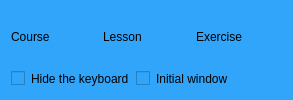
     <widget class="QWidget" name="widget_whis_settings" native="true">
      <property name="enabled">
       <bool>true</bool>
      </property>
      <property name="styleSheet">
       <string notr="true">background-color: rgb(48, 165, 249);
 border-radius: 10px;</string>
      </property>
      <layout class="QVBoxLayout" name="verticalLayout_9">
       <item>
        <layout class="QVBoxLayout" name="verticalLayout_8">
         <item>
          <layout class="QHBoxLayout" name="horizontalLayout_12">
           <item>
            <layout class="QVBoxLayout" name="verticalLayout_Course">
             <item>
              <widget class="QLabel" name="label_2">
               <property name="text">
                <string>Course</string>
               </property>
              </widget>
             </item>
            </layout>
           </item>
           <item>
            <layout class="QVBoxLayout" name="verticalLayout_Lesson">
             <item>
              <widget class="QLabel" name="label_3">
               <property name="styleSheet">
                <string notr="true"/>
               </property>
               <property name="text">
                <string>Lesson</string>
               </property>
              </widget>
             </item>
            </layout>
           </item>
           <item>
            <layout class="QVBoxLayout" name="verticalLayout_Exercise">
             <item>
              <widget class="QLabel" name="label_5">
               <property name="text">
                <string>Exercise</string>
               </property>
              </widget>
             </item>
            </layout>
           </item>
          </layout>
         </item>
         <item>
          <layout class="QHBoxLayout" name="horizontalLayout_13">
           <item>
            <widget class="QCheckBox" name="on_or_offVirtKeybordButton">
             <property name="enabled">
              <bool>true</bool>
             </property>
             <property name="maximumSize">
              <size>
               <width>145</width>
               <height>16777215</height>
              </size>
             </property>
             <property name="cursor">
              <cursorShape>PointingHandCursor</cursorShape>
             </property>
             <property name="focusPolicy">
              <enum>Qt::NoFocus</enum>
             </property>
             <property name="styleSheet">
              <string notr="true"/>
             </property>
             <property name="text">
              <string>Hide the keyboard</string>
             </property>
             <property name="checkable">
              <bool>true</bool>
             </property>
            </widget>
           </item>
           <item>
            <widget class="QCheckBox" name="checkBox">
             <property name="cursor">
              <cursorShape>PointingHandCursor</cursorShape>
             </property>
             <property name="focusPolicy">
              <enum>Qt::NoFocus</enum>
             </property>
             <property name="text">
              <string>Initial window</string>
             </property>
             <property name="checkable">
              <bool>true</bool>
             </property>
             <property name="checked">
              <bool>false</bool>
             </property>
            </widget>
           </item>
           <item>
            <spacer name="horizontalSpacer_12">
             <property name="orientation">
              <enum>Qt::Horizontal</enum>
             </property>
             <property name="sizeType">
              <enum>QSizePolicy::Fixed</enum>
             </property>
             <property name="sizeHint" stdset="0">
              <size>
               <width>13</width>
               <height>20</height>
              </size>
             </property>
            </spacer>
           </item>
           <item>
            <spacer name="horizontalSpacer_11">
             <property name="orientation">
              <enum>Qt::Horizontal</enum>
             </property>
             <property name="sizeHint" stdset="0">
              <size>
               <width>40</width>
               <height>20</height>
              </size>
             </property>
            </spacer>
           </item>
          </layout>
         </item>
        </layout>
       </item>
      </layout>
     </widget>
